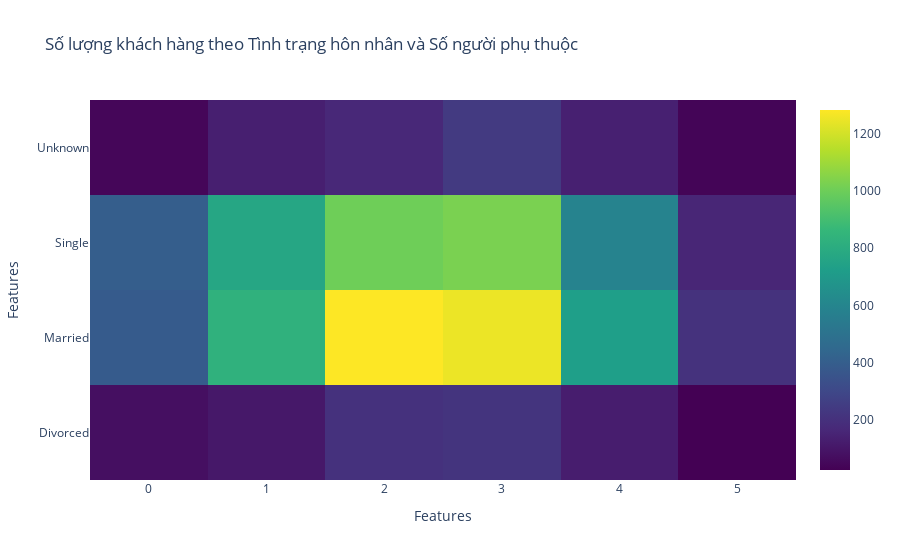

The code cell stored with this chart in its notebook:
### Code cell
fig = go.Figure(go.Heatmap(
                    z=stats_df.values,
                    x=stats_df.columns,
                    y=stats_df.index,
                    colorscale='Viridis'))
fig.update_layout(title='Số lượng khách hàng theo Tình trạng hôn nhân và Số người phụ thuộc',
                  xaxis_title='Features',
                  yaxis_title='Features')

fig.show()

### Figure 1 — Plotly figure (JSON) as saved in the notebook; plotly's stock layout.template omitted (floating-point values rounded to 4 significant figures)
{"data": [{"colorscale": [[0, "#440154"], [0.1111, "#482878"], [0.2222, "#3e4989"], [0.3333, "#31688e"], [0.4444, "#26828e"], [0.5556, "#1f9e89"], [0.6667, "#35b779"], [0.7778, "#6ece58"], [0.8889, "#b5de2b"], [1, "#fde725"]], "type": "heatmap", "x": [0, 1, 2, 3, 4, 5], "y": ["Divorced", "Married", "Single", "Unknown"], "z": [[75, 105, 204, 215, 125, 24], [387, 832, 1284, 1251, 727, 206], [399, 770, 1003, 1027, 587, 157], [43, 131, 164, 239, 135, 37]]}], "layout": {"title": {"text": "Số lượng khách hàng theo Tình trạng hôn nhân và Số người phụ thuộc"}, "xaxis": {"title": {"text": "Features"}}, "yaxis": {"title": {"text": "Features"}}}}
